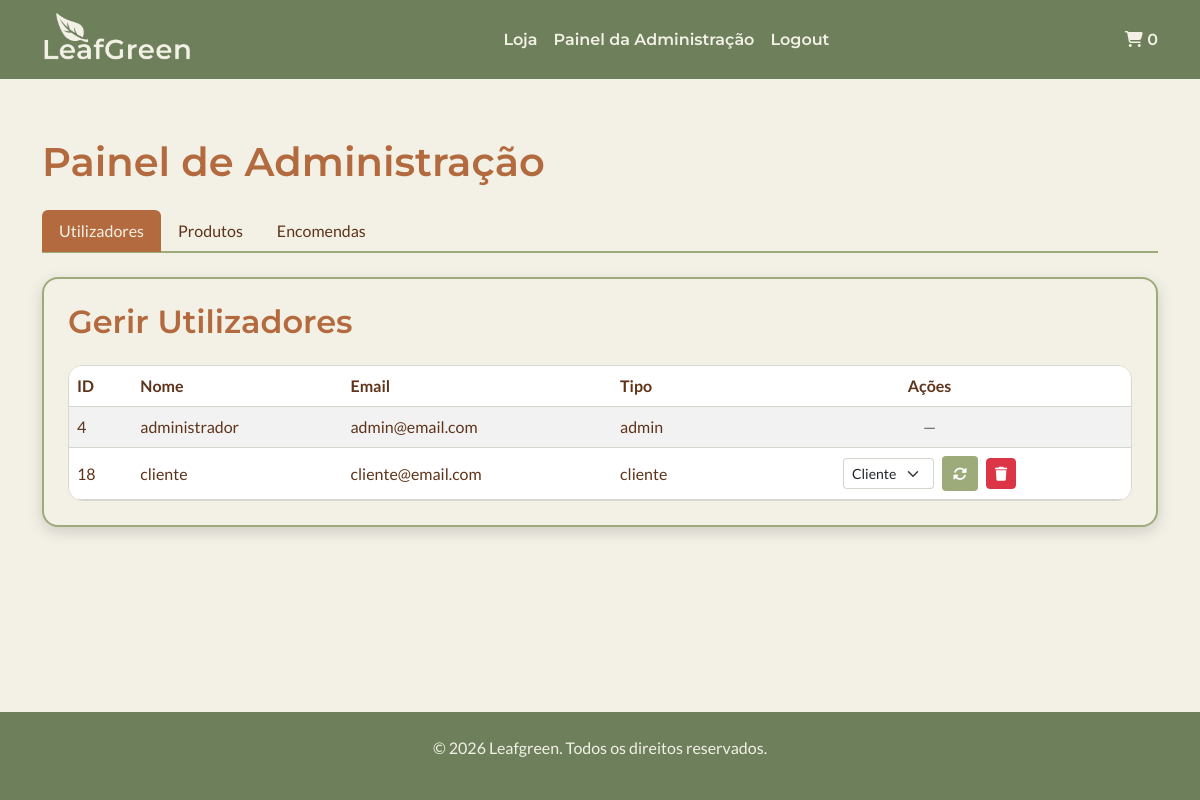
Screenshot of /dashboard.php (signed in) with the database file from the repository.
### tables this page shows
CREATE TABLE `utilizadores` (
  `id_utilizador` int(11) NOT NULL,
  `nome` varchar(100) NOT NULL,
  `email` varchar(100) NOT NULL,
  `password` varchar(255) NOT NULL,
  `data_nascimento` date DEFAULT NULL,
  `morada` text DEFAULT NULL,
  `tipo` enum('admin','cliente') DEFAULT 'cliente'
);

### admin/manage_users.php (the view, shortened to what this page needs)
<?php
require_once __DIR__ . '/../includes/db_connection.php';
$stmt = $pdo->prepare("SELECT id_utilizador, nome, email, tipo FROM utilizadores ORDER BY id_utilizador ASC");
$stmt->execute();
$users = $stmt->fetchAll(PDO::FETCH_ASSOC);
?>
<section class="ui_card p-4">
    <h2 class="mb-4">Gerir Utilizadores</h2>
    <div class="table-responsive table_wrap">
        <table class="table table-striped align-middle">
            <thead>
                <tr>
                    <th>ID</th>
                    <th>Nome</th>
                    <th>Email</th>
                    <th>Tipo</th>
                    <th class="text-center">Ações</th>
                </tr>
            </thead>
            <tbody>
                <?php foreach ($users as $user): ?>
                    <tr>
                        <td><?= htmlspecialchars($user['id_utilizador']) ?></td>
                        <td><?= htmlspecialchars($user['nome']) ?></td>
                        <td><?= htmlspecialchars($user['email']) ?></td>
                        <td><?= htmlspecialchars($user['tipo']) ?></td>
                        <td class="text-center col_accoes">
                            <div class="d-flex justify-content-center gap-2 align-items-center flex-wrap">
                                <?php if ($user['id_utilizador'] != $_SESSION['user_id']): ?>
                                    <form action="actions/update_user.php" method="POST" class="d-flex gap-2 align-items-center flex-nowrap">
                                        <select name="tipo" class="form-select form-select-sm form_input">
                                            <option value="cliente" <?= $user['tipo'] === 'cliente' ? 'selected' : '' ?>>Cliente</option>
                                        </select>
                                        <button type="submit" class="btn btn-sm btn-primary btn_update_dashboard" title="Atualizar">
                                            <i class="fas fa-sync-alt"></i>
                                        </button>
                                    </form>
                                    <form action="actions/delete_user.php" method="POST"
                                        onsubmit="return confirm('Tens a certeza que queres remover este utilizador?');">
                                        <button type="submit" class="btn btn-sm btn-danger" title="Apagar">
                                            <i class="fas fa-trash"></i>
                                        </button>
                                    </form>
                                <?php else: ?>
                                    <span class="text-muted">—</span>
                                <?php endif; ?>
                            </div>
                        </td>
                    </tr>
                <?php endforeach; ?>
            </tbody>
        </table>
    </div>
</section>

### assets/css/style.css (style rules this page uses)
:root { --bg-main: #F3F1E6; --text-main: #5E331A; --primary: #B36A3E; --secondary: #6E7F5C; --accent: #9DAA7A; }
body { background-color: var(--bg-main); color: var(--text-main); font-family: 'Lato', Verdana, Arial, sans-serif; padding-top: 90px; display: flex; flex-direction: column; min-height: 100vh; }
html, body { height: 100%; }
h1, h2, h3, h4 { font-family: 'Montserrat', Helvetica, sans-serif; font-weight: 600; }
h1, h2 { color: var(--primary); }
.btn_update_dashboard { background-color: var(--accent); border: 3px solid var(--accent); transition: all 0.3s ease; }
.ui_card { padding: 30px; background-color: var(--bg-main); border-radius: 16px; border: 2px solid var(--accent); box-shadow: 0 5px 15px rgba(0,0,0,0.15); }
.form_input { border-color: color-mix(in srgb, var(--secondary) 30%, transparent); }
.table_wrap { border-radius: 14px; border: 1px solid rgba(0,0,0,0.1); }
.table_wrap table { margin-bottom: 0; }
.table_wrap th, .table_wrap td { color: var(--text-main); border-color: color-mix(in srgb, var(--secondary) 30%, transparent); }
.table td, .table th { white-space: nowrap; }
.col_accoes { min-width: 220px; }

### rows the page displays
utilizadores: id_utilizador "4", nome "administrador", email "admin@email.com", tipo "admin"
utilizadores: id_utilizador "18", nome "cliente", email "cliente@email.com", tipo "cliente", tipo "Cliente"

### other values shown
$total_itens "0"
